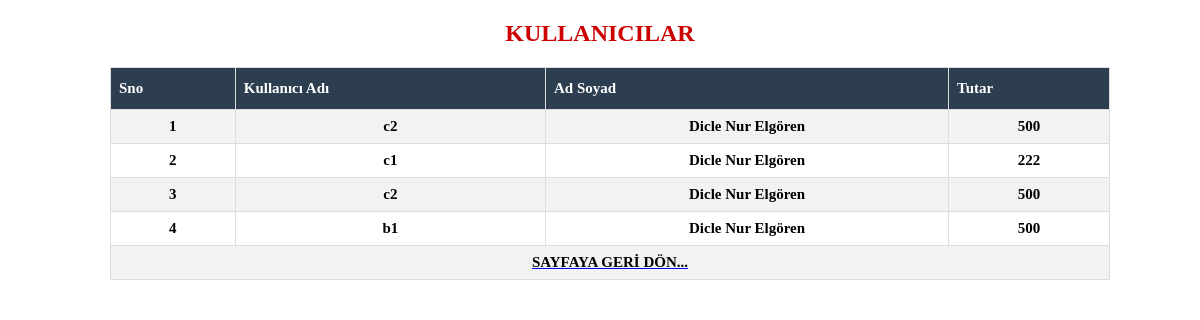
Page /listele.php on the committed database.
### tables this page shows
CREATE TABLE `odeme` (
  `sno` int(11) NOT NULL,
  `kulad` varchar(3) NOT NULL,
  `ksifre` int(10) NOT NULL,
  `tutar` int(7) NOT NULL,
  `adsoyad` varchar(50) NOT NULL,
  `kartno` int(16) NOT NULL,
  `ay` int(2) NOT NULL,
  `yil` int(5) NOT NULL,
  `cvv` int(4) NOT NULL
);

### listele.php (the view, shortened to what this page needs)
<!DOCTYPE html PUBLIC "-//W3C//DTD XHTML 1.0 Transitional//EN" "http://www.w3.org/TR/xhtml1/DTD/xhtml1-transitional.dtd">
<html xmlns="http://www.w3.org/1999/xhtml">
<head>
<link href="css/sitil.css" rel="stylesheet" type="text/css" />
</head>
<center>
<div class="listeleme"><h2><center> <font color="#C00">KULLANICILAR</font></center></h2>
<?php
$sec=mysql_query("select *FROM odeme");
echo'<table border="1" class="tablo"><tr>';
echo"<th>Sno</th><th>Kullanıcı Adı</th><th>Ad Soyad</th><th>Tutar</th>";
while($dizi=mysql_fetch_array($sec))
{
	echo"<tr><td>".$dizi['sno']."</td>";
	echo"<td>".$dizi['kulad']."</td>";
	echo"<td>".$dizi['adsoyad']."</td>";
	echo"<td>".$dizi['tutar']."</td>";
}
echo"<tr><td colspan='12' align='center'><a href='giris2.php'><font color=#000000>SAYFAYA GERİ DÖN...</font></a></td></table>";
?>
</div>
</center>
</html>

### css/sitil.css (style rules this page uses)
table { width:300px; height:300px; font-size:25px; }
tr { text-align:center; font-weight:bold; }

### listele.php (style rules this page uses)
.listeleme { width: 1000px; height: auto; clear: both; }
table { border-collapse: collapse; width:1000px; height: auto; margin-bottom: 40px; margin-left: 10px; font-size: 15px; }
td,th { border: 1px solid #ddd; padding: 8px; }
tr:nth-child(even) { background-color: #f2f2f2; }
th { padding-top: 12px; padding-bottom: 12px; text-align: left; background-color: #2c3e50; color: white; }

### rows in the picture
odeme: sno "1", kulad "c2", adsoyad "Dicle Nur Elgören", tutar "500"
odeme: sno "2", kulad "c1", adsoyad "Dicle Nur Elgören", tutar "222"
odeme: sno "3", kulad "c2", adsoyad "Dicle Nur Elgören", tutar "500"
odeme: sno "4", kulad "b1", adsoyad "Dicle Nur Elgören", tutar "500"
